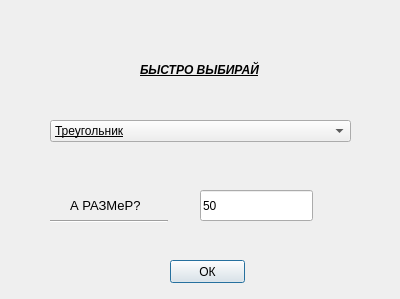
<?xml version="1.0" encoding="UTF-8"?>
<ui version="4.0">
 <class>Dialog</class>
 <widget class="QDialog" name="Dialog">
  <property name="geometry">
   <rect>
    <x>0</x>
    <y>0</y>
    <width>400</width>
    <height>299</height>
   </rect>
  </property>
  <property name="font">
   <font>
    <strikeout>true</strikeout>
    <kerning>true</kerning>
   </font>
  </property>
  <property name="windowTitle">
   <string>Dialog</string>
  </property>
  <widget class="QComboBox" name="figure">
   <property name="geometry">
    <rect>
     <x>50</x>
     <y>120</y>
     <width>301</width>
     <height>22</height>
    </rect>
   </property>
   <property name="font">
    <font>
     <underline>true</underline>
     <strikeout>false</strikeout>
    </font>
   </property>
   <item>
    <property name="text">
     <string>Треугольник</string>
    </property>
   </item>
   <item>
    <property name="text">
     <string>Кружочек</string>
    </property>
   </item>
   <item>
    <property name="text">
     <string>Квадрат</string>
    </property>
   </item>
  </widget>
  <widget class="QLabel" name="label">
   <property name="geometry">
    <rect>
     <x>140</x>
     <y>60</y>
     <width>141</width>
     <height>20</height>
    </rect>
   </property>
   <property name="font">
    <font>
     <weight>75</weight>
     <italic>true</italic>
     <bold>true</bold>
     <underline>true</underline>
     <strikeout>false</strikeout>
    </font>
   </property>
   <property name="text">
    <string>БЫСТРО ВЫБИРАЙ</string>
   </property>
  </widget>
  <widget class="QPushButton" name="OKman">
   <property name="geometry">
    <rect>
     <x>170</x>
     <y>260</y>
     <width>75</width>
     <height>23</height>
    </rect>
   </property>
   <property name="font">
    <font>
     <strikeout>false</strikeout>
     <kerning>true</kerning>
    </font>
   </property>
   <property name="text">
    <string>ОК</string>
   </property>
  </widget>
  <widget class="QLineEdit" name="lineEdit">
   <property name="geometry">
    <rect>
     <x>200</x>
     <y>190</y>
     <width>113</width>
     <height>31</height>
    </rect>
   </property>
   <property name="font">
    <font>
     <strikeout>false</strikeout>
    </font>
   </property>
   <property name="text">
    <string>50</string>
   </property>
  </widget>
  <widget class="QLabel" name="label_2">
   <property name="geometry">
    <rect>
     <x>70</x>
     <y>190</y>
     <width>71</width>
     <height>31</height>
    </rect>
   </property>
   <property name="font">
    <font>
     <pointsize>10</pointsize>
     <strikeout>false</strikeout>
    </font>
   </property>
   <property name="text">
    <string>А РАЗМеР?</string>
   </property>
  </widget>
  <widget class="Line" name="line">
   <property name="geometry">
    <rect>
     <x>50</x>
     <y>220</y>
     <width>118</width>
     <height>3</height>
    </rect>
   </property>
   <property name="orientation">
    <enum>Qt::Horizontal</enum>
   </property>
  </widget>
 </widget>
 <resources/>
 <connections/>
</ui>
